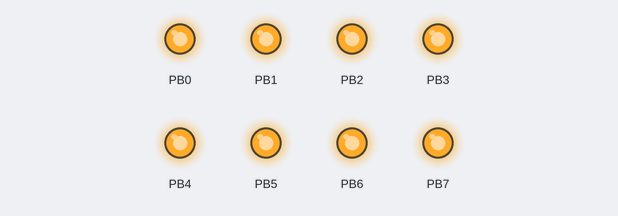
Bench run of a program on a simulated ATmega128, built with avr-gcc and emulated at 14.7456 MHz. Shown: output pins drawn as LEDs (lit = HIGH).

Above: at 0.5 s.
At 3.5 s:
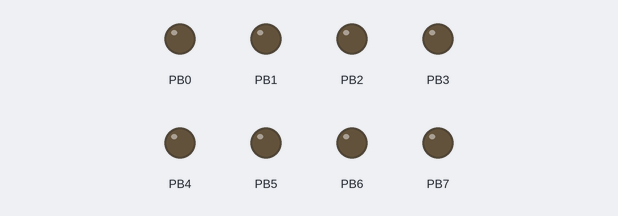
Timing chart, 0 to 4.6 s (numbered marks = the images above):
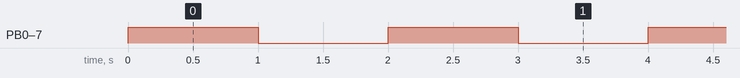

The program:

main.c
```c
/*
 * toggle_LED.c
 *
 * Created: 2022-07-25 오후 2:56:26
 * Author : GunwooYun
 */

#define F_CPU 14745600L // 14.7456MHz
#include <avr/io.h>
#include <util/delay.h> // Use delay

int main(void)
{
	/* Replace with your application code */
	/* Data Direction Register */
	DDRB = 0xff; // 0 : input, 1 : output
	while (1)
	{
		PORTB = 0xff; // portB 0~7 set
		_delay_ms(1000); // delay 1sec
		PORTB = 0x00; //portB 0~8 clear
		_delay_ms(1000); // delay 1sec
	}
}
```

Measured:
- by itself, PB0–7: alternates HIGH for 1.0 s and LOW for 1.0 s
